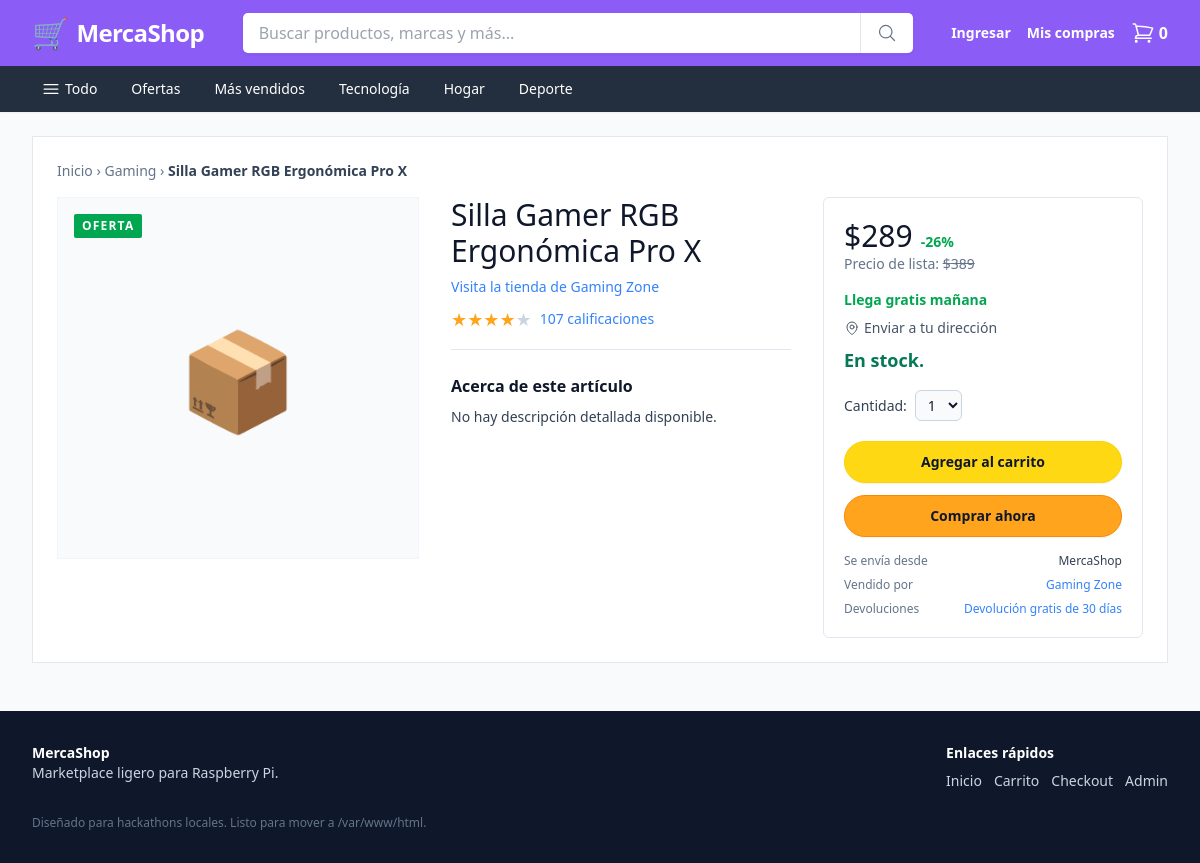
Page /product.php?id=5 on the earlier database version.
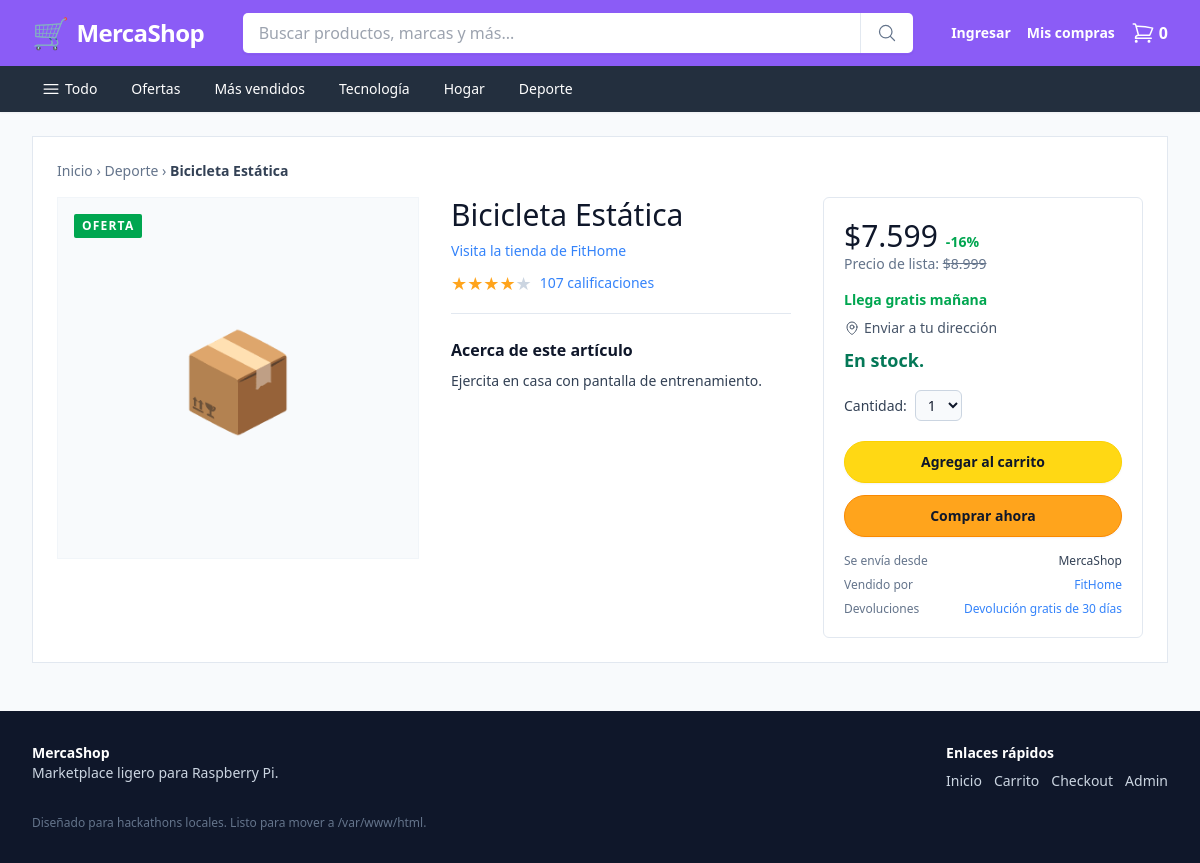
Same page on the later database version.
### tables this page shows
CREATE TABLE IF NOT EXISTS productos (
    id INT AUTO_INCREMENT PRIMARY KEY,
    categoria_id INT NOT NULL,
    nombre VARCHAR(200) NOT NULL,
    descripcion TEXT,
    precio DECIMAL(10,2) NOT NULL DEFAULT 0.00,
    precio_original DECIMAL(10,2) DEFAULT NULL,
    descuento INT NOT NULL DEFAULT 0,
    stock INT NOT NULL DEFAULT 0,
    vendedor VARCHAR(120) NOT NULL DEFAULT 'MercaShop',
    imagen VARCHAR(255) DEFAULT NULL,
    badge VARCHAR(50) DEFAULT NULL,
    creado_en TIMESTAMP DEFAULT CURRENT_TIMESTAMP,
    FOREIGN KEY (categoria_id) REFERENCES categorias(id) ON DELETE RESTRICT ON UPDATE CASCADE
);

CREATE TABLE IF NOT EXISTS categorias (
    id INT AUTO_INCREMENT PRIMARY KEY,
    nombre VARCHAR(80) NOT NULL,
    slug VARCHAR(80) NOT NULL UNIQUE,
    creado_en TIMESTAMP DEFAULT CURRENT_TIMESTAMP
);

### product.php (the view, shortened to what the changed rows need)
<?php
require_once 'config.php';
$productId = intval($_GET['id'] ?? 0);
$stmt = $pdo->prepare('SELECT p.*, c.nombre AS categoria_nombre, c.slug AS categoria_slug FROM productos p JOIN categorias c ON p.categoria_id = c.id WHERE p.id = ? LIMIT 1');
$stmt->execute([$productId]);
$product = $stmt->fetch();
require_once 'includes/header.php';
?>
<div class="bg-white p-4 sm:p-6 mb-6 border border-slate-200">
  <div class="text-sm text-slate-500 mb-4">
    <a href="index.php" class="hover:underline">Inicio</a> &rsaquo;
    <a href="categoria.php?slug=<?= htmlspecialchars($product['categoria_slug']) ?>" class="hover:underline"><?= htmlspecialchars($product['categoria_nombre']) ?></a> &rsaquo;
    <span class="text-slate-700 font-semibold"><?= htmlspecialchars($product['nombre']) ?></span>
  </div>
  <div class="flex flex-col lg:flex-row gap-8">
    <div class="lg:w-1/3 flex-1 flex flex-col">
      <h1 class="text-2xl sm:text-3xl font-medium text-slate-900 leading-tight mb-2"><?= htmlspecialchars($product['nombre']) ?></h1>
      <a href="#" class="text-sm text-[#3483fa] hover:text-[#2968c8] hover:underline mb-2 block">Visita la tienda de <?= htmlspecialchars($product['vendedor']) ?></a>
      <div class="flex items-center gap-4 mb-4 pb-4 border-b border-slate-200">
        <div class="flex items-center">
        </div>
      </div>
      <div class="mt-2">
        <h3 class="font-bold text-slate-900 mb-2">Acerca de este artículo</h3>
        <p class="text-slate-700 leading-relaxed text-sm"><?= nl2br(htmlspecialchars($product['descripcion'] ?: 'No hay descripción detallada disponible.')) ?></p>
      </div>
    </div>
    <div class="lg:w-[320px] flex-shrink-0">
      <div class="border border-slate-200 rounded-md p-5 bg-white">
        <div class="mb-4">
          <div class="flex items-baseline gap-2">
            <span class="text-3xl font-light text-slate-900">$<?= number_format($product['precio'], 0, ',', '.') ?></span>
            <?php if ($product['precio_original'] && $product['precio_original'] > $product['precio']): ?>
              <?php $discount = round((($product['precio_original'] - $product['precio']) / $product['precio_original']) * 100); ?>
              <span class="text-sm text-[#00a650] font-semibold">-<?= $discount ?>%</span>
            <?php endif; ?>
          </div>
          <?php if ($product['precio_original'] && $product['precio_original'] > $product['precio']): ?>
            <p class="text-sm text-slate-500">Precio de lista: <span class="line-through">$<?= number_format($product['precio_original'], 0, ',', '.') ?></span></p>
          <?php endif; ?>
        </div>
        <div class="mt-4 text-xs text-slate-500 space-y-2">
          <div class="flex justify-between">
            <span>Vendido por</span>
            <span class="font-medium text-[#3483fa]"><?= htmlspecialchars($product['vendedor']) ?></span>
          </div>
        </div>
      </div>
    </div>
  </div>
</div>
<?php require_once 'includes/footer.php'; ?>

Differences in the rows shown:
changed productos: categoria.nombre "Gaming" → "Deporte"; nombre "Silla Gamer RGB Ergonómica Pro X" → "Bicicleta Estática"; vendedor "Gaming Zone" → "FitHome"; descripcion "No hay descripción detallada disponible." → "Ejercita en casa con pantalla de entrenamiento."; precio "289" → "7.599"; discount "26" → "16"; precio_original "389" → "8.999"
